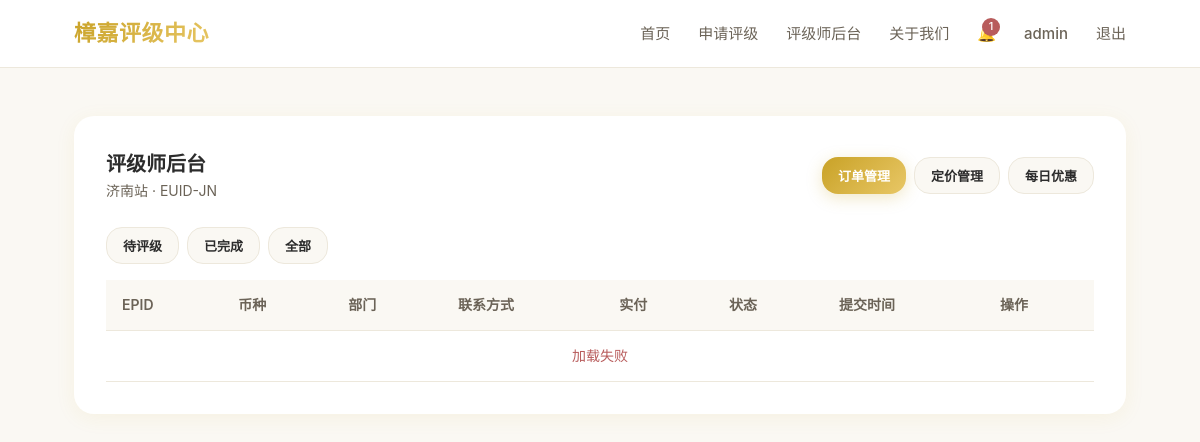
Screenshot of /center/rater (signed in) with the database file from the repository.
### models.py (models this page shows, shortened)
class User(db.Model, UserMixin):
    __tablename__ = 'users'
    id = db.Column(db.Integer, primary_key=True)
    username = db.Column(db.String(64), unique=True, nullable=False, index=True)
    email = db.Column(db.String(120), unique=True, nullable=False, index=True)
    password_hash = db.Column(db.String(256), nullable=False)
    phone = db.Column(db.String(20))
    is_rater = db.Column(db.Integer, default=0)       # 0=普通用户, 1=评级师
    is_admin = db.Column(db.Integer, default=0)        # 0=普通, 1=管理员
    rater_department = db.Column(db.String(64))        # 归属部门 slug
    rater_euid = db.Column(db.String(64))              # EUID-CE 评级师编号
    created_at = db.Column(db.TIMESTAMP, default=datetime.utcnow)
    orders = db.relationship('CertOrder', backref='user', lazy=True)
    @property
    def is_rater_user(self):
        return self.is_rater == 1

class Department(db.Model):
    __tablename__ = 'departments'
    id = db.Column(db.Integer, primary_key=True)
    slug = db.Column(db.String(64), unique=True, nullable=False)   # jinan/beihai/hechi/lingbao/moscow
    name = db.Column(db.String(128), nullable=False)               # 济南站/北海站...
    euid_prefix = db.Column(db.String(16))                          # EUID 前缀
    pay_qr = db.Column(db.String(256))                              # 收款码图片路径
    is_active = db.Column(db.Integer, default=1)
    created_at = db.Column(db.TIMESTAMP, default=datetime.utcnow)

### center_app.py (the view)
@center_bp.route('/center/rater')
@rater_required
def center_rater():
    dept = Department.query.filter_by(slug=current_user.rater_department).first()
    return render_template('center/rater.html', rater_dept=dept)

### app.py (called while the page is built)
@login_manager.user_loader
def load_user(user_id):
    return User.query.get(int(user_id))

### templates/center/rater.html (shortened to what this page needs)
{% extends "base_center.html" %}
{% block content %}
<section style="padding:48px 0;">
  <div class="container">
    <div class="card">
      <div style="display:flex;justify-content:space-between;align-items:center;margin-bottom:24px;flex-wrap:wrap;gap:12px;">
        <div>
          <h2 class="card-title" style="margin-bottom:0;">评级师后台</h2>
          <p class="card-desc" style="margin-bottom:0;">
            {% if rater_dept %}{{ rater_dept.name }} · {{ rater_dept.euid_prefix or '' }}{% endif %}
          </p>
        </div>
        <div style="display:flex;gap:8px;flex-wrap:wrap;">
          <button class="btn btn-sm btn-primary" id="tabOrders" onclick="switchTab('orders')">订单管理</button>
          <button class="btn btn-sm btn-secondary" id="tabPricing" onclick="switchTab('pricing')">定价管理</button>
          <button class="btn btn-sm btn-secondary" id="tabDaily" onclick="switchTab('daily')">每日优惠</button>
        </div>
      </div>
      <div id="orderPanel">
        <div style="display:flex;gap:8px;margin-bottom:16px;">
          <button class="btn btn-sm btn-secondary" onclick="loadOrders('paid')">待评级</button>
          <button class="btn btn-sm btn-secondary" onclick="loadOrders('done')">已完成</button>
          <button class="btn btn-sm btn-secondary" onclick="loadOrders('all')">全部</button>
        </div>
        <div id="orderList">
        <table class="table">
          <thead>
            <tr>
              <th>EPID</th>
              <th>币种</th>
              <th>部门</th>
              <th>联系方式</th>
              <th>实付</th>
              <th>状态</th>
              <th>提交时间</th>
              <th>操作</th>
            </tr>
          </thead>
          <tbody id="orderTbody">
          </tbody>
        </table>
        </div>
      </div>
    </div>
  </div>
</section>
{% endblock %}

### templates/base_center.html (shortened to what this page needs)
<!DOCTYPE html>
<html lang="zh-CN">
<head>
  <link rel="stylesheet" href="{{ url_for('static', filename='css/style.css') }}">
</head>
<body>
  {% block navbar %}
  <nav class="navbar">
    <div class="navbar-inner">
      <a href="{{ url_for('center.index') }}" class="navbar-brand">樟嘉评级中心</a>
      <div class="navbar-nav">
        <a href="{{ url_for('center.center_index') }}" class="{% if request.endpoint == 'center.center_index' %}active{% endif %}">首页</a>
        <a href="{{ url_for('center.center_apply') }}">申请评级</a>
        {% if current_user.is_authenticated and current_user.is_rater_user %}
        <a href="{{ url_for('center.center_rater') }}">评级师后台</a>
        {% endif %}
        <a href="{{ url_for('center.about') }}">关于我们</a>
        {% if current_user.is_authenticated %}
        <a href="{{ url_for('center.center_profile') }}" style="position:relative;">
          🔔<span id="notifBadge" class="notification-badge" style="display:none;">0</span>
        </a>
        <a href="{{ url_for('center.center_profile') }}">{{ current_user.username }}</a>
        <a href="{{ url_for('center.logout') }}">退出</a>
        {% else %}
        <a href="{{ url_for('center.login') }}">登录</a>
        {% endif %}
      </div>
    </div>
  </nav>
  {% endblock %}
  <main>
    {% block content %}{% endblock %}
  </main>
</body>
</html>

### static/css/style.css (style rules this page uses)
:root { --color-bg: #FAF8F3; --color-card: #FFFFFF; --color-primary: #C9A227; --color-primary-light: #E8C766; --color-primary-gradient: linear-gradient(135deg, #C9A227, #E8C766); --color-text: #2C2C2C; --color-text-secondary: #6B6357; --color-text-muted: #A8A093; --color-border: #EDE8DC; --color-success: #6B8E5A; --color-warning: #C68B45; --color-error: #B85C5C; --radius-sm: 12px; --radius-md: 16px; --radius-lg: 20px; --radius-xl: 28px; --shadow-card: 0 4px 20px rgba(201, 162, 39, 0.08); --shadow-hover: 0 8px 32px rgba(201, 162, 39, 0.14); --shadow-primary: 0 4px 16px rgba(201, 162, 39, 0.25); --transition: all 0.25s ease; }
* { margin: 0; padding: 0; box-sizing: border-box; }
body { font-family: -apple-system, BlinkMacSystemFont, 'Segoe UI', 'PingFang SC', 'Hiragino Sans GB', 'Microsoft YaHei', sans-serif; background-color: var(--color-bg); color: var(--color-text); line-height: 1.6; min-height: 100vh; }
a { color: var(--color-primary); text-decoration: none; transition: var(--transition); }
.container { max-width: 1100px; margin: 0 auto; padding: 0 24px; }
.navbar { background: var(--color-card); border-bottom: 1px solid var(--color-border); padding: 16px 0; position: sticky; top: 0; z-index: 100; backdrop-filter: blur(10px); }
.navbar-inner { display: flex; align-items: center; justify-content: space-between; max-width: 1100px; margin: 0 auto; padding: 0 24px; }
.navbar-brand { font-size: 22px; font-weight: 700; background: var(--color-primary-gradient); -webkit-background-clip: text; -webkit-text-fill-color: transparent; background-clip: text; letter-spacing: 0.5px; }
.navbar-nav { display: flex; gap: 28px; align-items: center; }
.navbar-nav a { color: var(--color-text-secondary); font-size: 15px; font-weight: 500; }
.card { background: var(--color-card); border-radius: var(--radius-lg); box-shadow: var(--shadow-card); padding: 32px; transition: var(--transition); }
.card-title { font-size: 20px; font-weight: 600; margin-bottom: 8px; color: var(--color-text); }
.card-desc { color: var(--color-text-secondary); font-size: 14px; margin-bottom: 24px; }
.btn { display: inline-flex; align-items: center; justify-content: center; padding: 12px 28px; border-radius: var(--radius-md); font-size: 15px; font-weight: 600; border: none; cursor: pointer; transition: var(--transition); gap: 8px; }
.btn-primary { background: var(--color-primary-gradient); color: #fff; box-shadow: var(--shadow-primary); }
.btn-secondary { background: var(--color-bg); color: var(--color-text); border: 1px solid var(--color-border); }
.btn-sm { padding: 8px 16px; font-size: 13px; }
.table { width: 100%; border-collapse: collapse; }
.table th, .table td { padding: 14px 16px; text-align: left; border-bottom: 1px solid var(--color-border); font-size: 14px; }
.table th { background: var(--color-bg); color: var(--color-text-secondary); font-weight: 600; }
.notification-badge { position: absolute; top: -4px; right: -4px; background: var(--color-error); color: #fff; font-size: 11px; min-width: 18px; height: 18px; border-radius: 9px; display: flex; align-items: center; justify-content: center; padding: 0 4px; }

### rows the page displays
User: username "admin"
Department: name "济南站", euid_prefix "EUID-JN"
